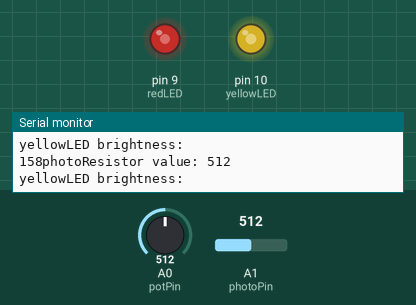
Bench run of a sketch on a simulated Arduino Uno, built with avr-gcc and run on an emulated ATmega328P. On the bench: output pins drawn as LEDs (lit = HIGH), the last lines printed to the serial monitor. The inputs (shaded band) are chosen by the test bench; at power-on: A1 (photoPin) = 512, A0 (potPin) = 512.

Above: at 1.2 s.
1.3 s: A1 (photoPin) set to 587
At 2.2 s:
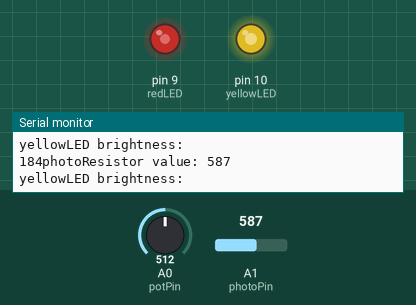
4.3 s: A1 (photoPin) set to 618
At 5.2 s:
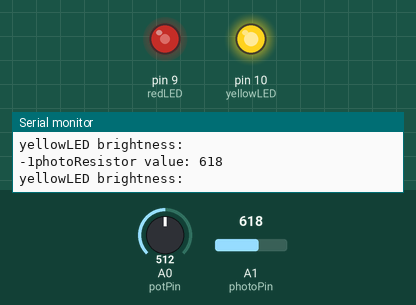
5.8 s: A0 (potPin) set to 610
At 6.5 s:
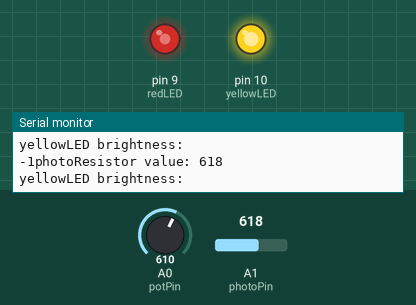
7.3 s: A0 (potPin) set to 900
At 8.2 s:
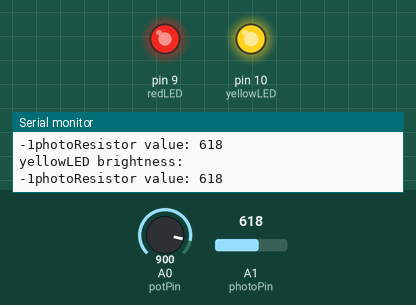
8.8 s: A1 (photoPin) set to 590
At 9.8 s:
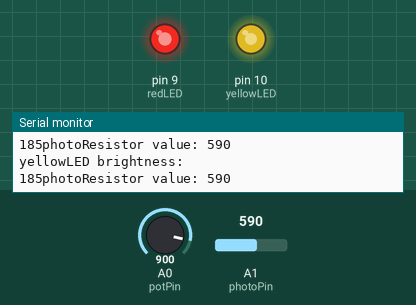
10.3 s: A0 (potPin) set to 716
At 11.7 s:
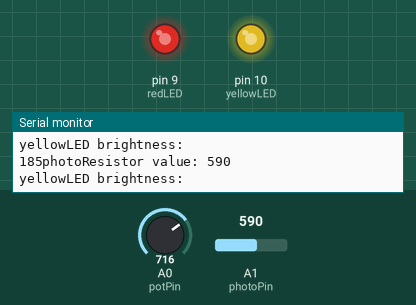
Timing chart, 0 to 12.8 s (numbered marks = the images above; inputs shaded):
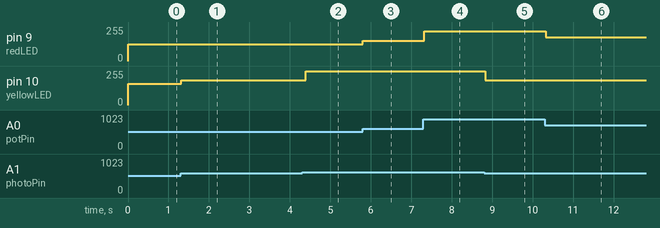

The sketch:

sketch_oct05a.ino
```cpp
//Fallyn Logan
//object lab 3 part 1
//10-8-19
int potentiometer = 0;
int photoResistor = 0;
int potPin = A0;
int photoPin = A1;
int redLED = 9;
int yellowLED = 10;
int redBrightness = 0;
int yellowBrightness = 0;


void setup() {
  // put your setup code here, to run once:
  Serial.begin(9600);
  pinMode(yellowLED, OUTPUT);
  pinMode(redLED, OUTPUT);

}

void loop() {
  // put your main code here, to run repeatedly:
  potentiometer = analogRead(potPin);
  photoResistor = analogRead(photoPin);

  redBrightness = map(potentiometer, 0, 1023, 0, 255);
  analogWrite(redLED, redBrightness);
  analogWrite(yellowLED, yellowBrightness);

  if(photoResistor < 600){
    yellowBrightness = map(photoResistor, 43, 796, 0, 255);
    analogWrite(yellowLED, yellowBrightness);
  }
  else{
    yellowBrightness = map(photoResistor, 0, 0, 0, 0);
  }

  Serial.print("photoResistor value: ");
  Serial.println(photoResistor);
  Serial.println("yellowLED brightness: ");
  Serial.print(yellowBrightness);

}
```

Measured:
- the behaviour switches between 599 and 600 on A1 (photoPin) (found by bisection; images 1 and 2)
- after the input at 1.3 s, pin 10 (yellowLED): 158/255 → 184/255 at once
- after the input at 4.3 s, pin 10 (yellowLED): 184/255 → 255/255 after 0.10 s
- after the input at 5.8 s, pin 9 (redLED): 127/255 → 152/255 at once
- after the input at 7.3 s, pin 9 (redLED): 152/255 → 224/255 at once
- after the input at 8.8 s, pin 10 (yellowLED): 255/255 → 185/255 at once
- after the input at 10.3 s, pin 9 (redLED): 224/255 → 178/255 at once
